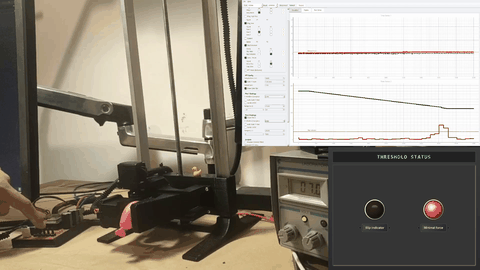
#> input picture assets/gripper-still.png, 480 x 270 px, given as the content of the folder ../../assets/gripper-still.png, which was not available
$ python 08_bloom.py ../../assets/gripper-still.png ../../assets/hero-arm-still.png
#> lines starting #> are read from the running program, lines starting #| are printed output that depends on the picture; after the words box and inside, x2 and y2 are one past the last pixel; in counts of white or black regions, pixels touching at a corner belong together; pictures that were not available may be replaced by others from this repository, and a replacement may not be noted
"""Soft bloom for neon and LEDs: threshold bright pixels, blur, add back."""
import sys, os, glob
from PIL import Image, ImageFilter, ImageChops
src, dst = sys.argv[1], sys.argv[2]
os.makedirs(dst, exist_ok=True)
for p in sorted(glob.glob(os.path.join(src, "*.png"))):
    im = Image.open(p).convert("RGB")
    lum = im.convert("L").point(lambda v: 255 if v > 200 else int(v * 0.0))
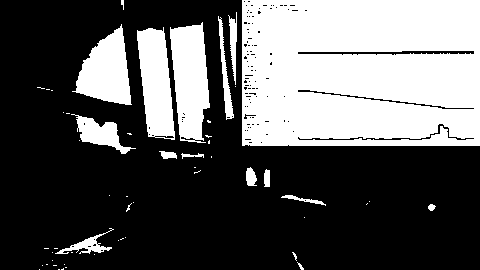
#> lum: PIL image 480x270 L; 35.4% white; 55 white regions (39 under 20 px), largest, box (x1, y1, x2, y2) and area: (242, 0, 480, 146) 33583, (170, 22, 210, 143) 3507, (137, 27, 175, 140) 2987
    bright = Image.composite(im, Image.new("RGB", im.size), lum)
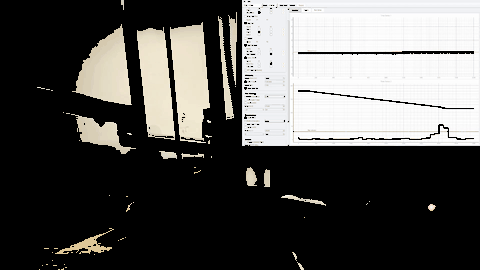
#> bright: PIL image 480x270 RGB; mean R, G, B 85.4, 84.5, 82.4
    glow = ImageChops.add(bright.filter(ImageFilter.GaussianBlur(6)), bright.filter(ImageFilter.GaussianBlur(18)))
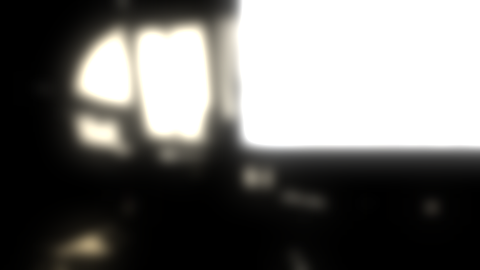
#> glow: PIL image 480x270 RGB; mean R, G, B 111.3, 110.4, 108.1
    out = ImageChops.add(im, Image.eval(glow, lambda v: int(v * 0.45)))
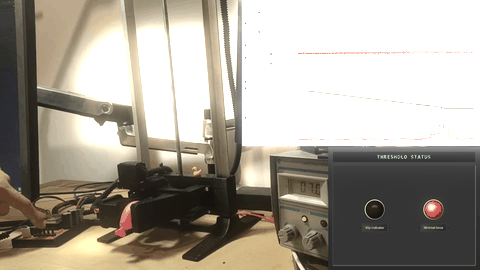
#> out: PIL image 480x270 RGB; mean R, G, B 166.6, 160.3, 149.5
    out.save(os.path.join(dst, os.path.basename(p)))
print("post ok", len(glob.glob(os.path.join(dst, '*.png'))))
